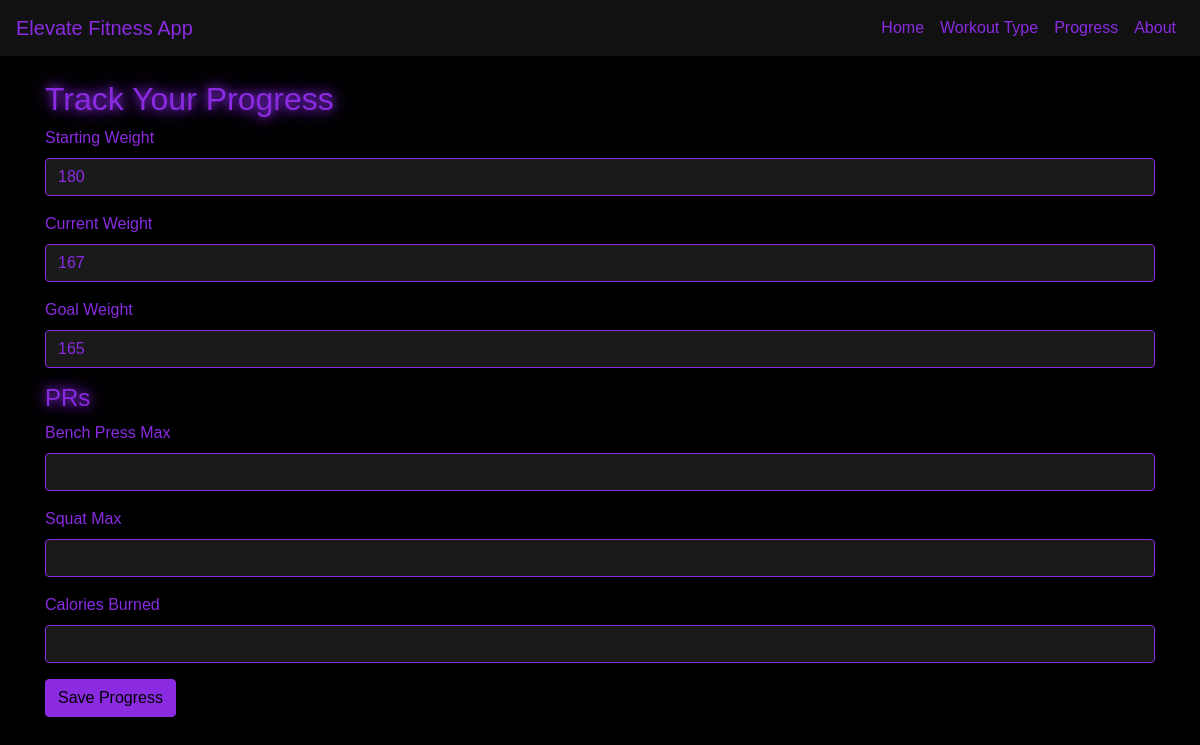
/progress, run on an earlier commit of the app's database.
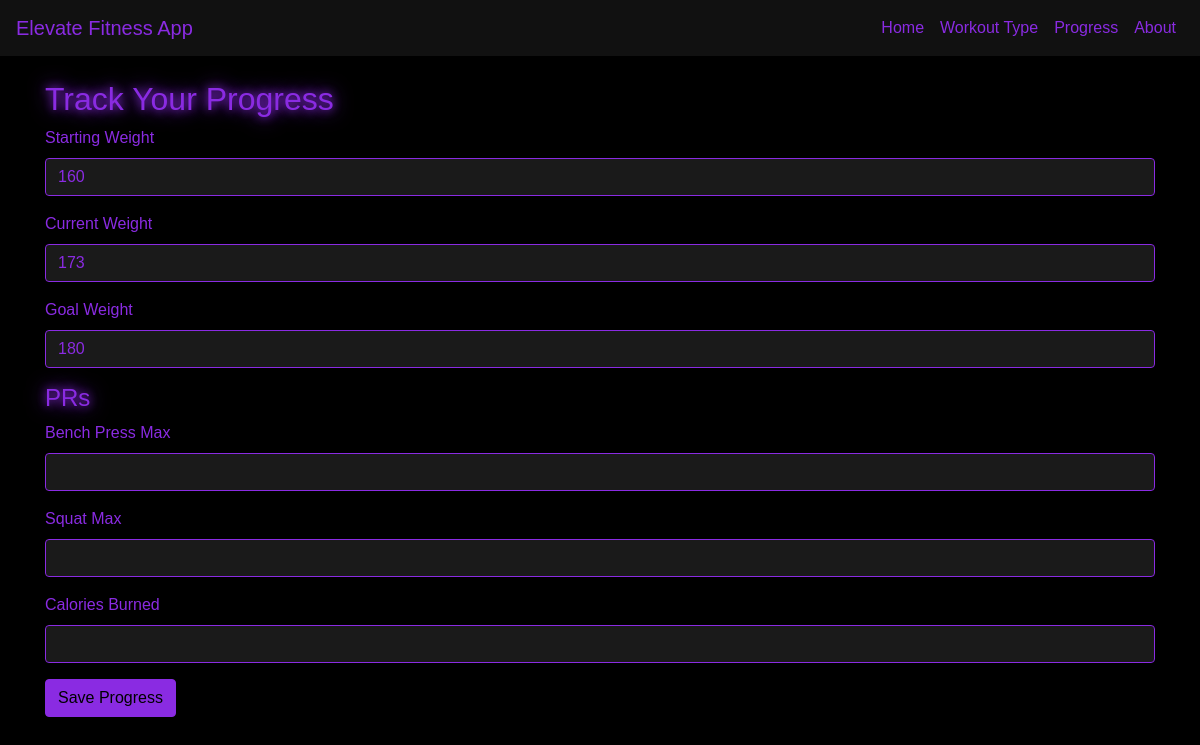
And on a later commit of the database.
### tables this page shows
CREATE TABLE progress (
    id INTEGER PRIMARY KEY AUTOINCREMENT,
    starting_weight INTEGER,
    current_weight INTEGER,
    goal INTEGER,
    bench_press INTEGER,
    squat INTEGER,
    calories_burned INTEGER
);

### app.py (the view, shortened to what this page needs)
@app.route('/progress', methods=['GET', 'POST'])
def progress_tracking():
    conn = get_db()
    cursor = conn.execute("SELECT * FROM progress ORDER BY id DESC LIMIT 1")
    user = cursor.fetchone()
    conn.close()
    return render_template('progress_tracking.html', user=user)

### app.py (called while the page is built)
def get_db():
    conn = sqlite3.connect(DB_PATH)
    conn.row_factory = sqlite3.Row
    return conn

### templates/progress_tracking.html (shortened to what this page needs)
{% extends 'base.html' %}
{% block content %}
<h2>Track Your Progress</h2>
<form method="POST">
    <div class="form-group">
        <label>Starting Weight</label>
        <input type="number" class="form-control" name="starting_weight" value="{{ user.starting_weight }}">
    </div>
    <div class="form-group">
        <label>Current Weight</label>
        <input type="number" class="form-control" name="current_weight" value="{{ user.current_weight }}">
    </div>
    <div class="form-group">
        <label>Goal Weight</label>
        <input type="number" class="form-control" name="goal" value="{{ user.goal }}">
    </div>
    <h4>PRs</h4>
    <div class="form-group">
        <label>Bench Press Max</label>
        <input type="number" class="form-control" name="bench_press">
    </div>
    <div class="form-group">
        <label>Squat Max</label>
        <input type="number" class="form-control" name="squat">
    </div>
    <div class="form-group">
        <label>Calories Burned</label>
        <input type="number" class="form-control" name="calories_burned">
    </div>
    <button class="btn btn-primary">Save Progress</button>
</form>
{% endblock %}

### templates/base.html (shortened to what this page needs)
<!DOCTYPE html>
<html lang="en">
<head>
    <link rel="stylesheet" href="https://cdn.jsdelivr.net/npm/bootstrap@4.6.2/dist/css/bootstrap.min.css">
    <link rel="stylesheet" href="{{ url_for('static', filename='css/style.css') }}">
    <link rel="stylesheet" href="https://cdn.jsdelivr.net/npm/bootstrap-icons@1.11.3/font/bootstrap-icons.css">
</head>
<body>
<nav class="navbar navbar-expand-lg navbar-light bg-light">
    <a class="navbar-brand" href="/">Elevate Fitness App</a>
    <div class="collapse navbar-collapse">
        <ul class="navbar-nav ml-auto">
            <li class="nav-item"><a class="nav-link" href="{{ url_for('index') }}">Home</a></li>
            <li class="nav-item"><a class="nav-link" href="{{ url_for('workout_selection') }}">Workout Type</a></li>
            <li class="nav-item"><a class="nav-link" href="{{ url_for('progress_tracking') }}">Progress</a></li>
            <li class="nav-item"><a class="nav-link" href="{{ url_for('about') }}">About</a></li>
        </ul>
    </div>
</nav>
<div class="container mt-4">
    {% block content %}{% endblock %}
</div>
</body>
</html>

### static/css/style.css (style rules this page uses)
body { background-color: #000000; color: #8a2be2; font-family: 'Orbitron', sans-serif; }
h1, h2, h3, h4 { text-shadow: 0 0 10px #8a2be2, 0 0 20px #8a2be2; }
.navbar { background-color: #111 !important; }
.navbar-brand, .nav-link { color: #8a2be2 !important; }
.btn-primary, .btn-success { background-color: #8a2be2; border-color: #8a2be2; color: #000000; }
input.form-control, select.form-control, textarea.form-control { background-color: #1a1a1a; color: #8a2be2; border: 1px solid #8a2be2; }

What changed in the data, as far as the page shows it:
removed progress: starting_weight "180", current_weight "167", goal "165"
now on this page (row edited): progress: starting_weight "160", current_weight "173", goal "180"
